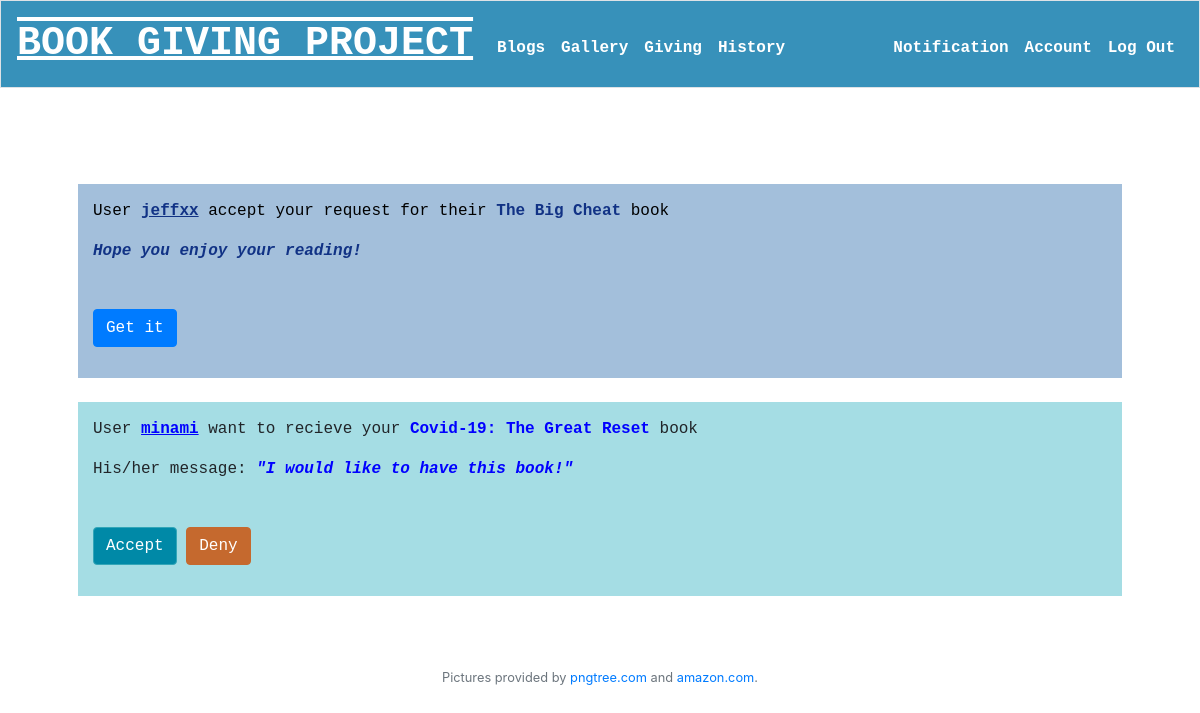
/notification (signed in), run on the app's committed database.
### tables this page shows
CREATE TABLE messages(id INTEGER, book_id INTEGER, bookname TEXT, sender TEXT NOT NULL, reciever TEXT NOT NULL, message TEXT, action TEXT NOT NULL, PRIMARY KEY(id), FOREIGN KEY (book_id) REFERENCES books(id));

### application.py (the view, shortened to what this page needs)
@app.route("/notification", methods=["GET", 'POST'])
@login_required
def notification():
    user_id = session.get("user_id")
    username = db.execute("SELECT username FROM basic WHERE id=?", user_id)[0]['username']
    notifications = db.execute("SELECT * FROM messages WHERE reciever=?", username)
    if request.method == "GET":
        return render_template("notification.html", notifications=notifications)

### application.py (called while the page is built)
@app.after_request
def after_request(response):
    response.headers["Cache-Control"] = "no-cache, no-store, must-revalidate"
    response.headers["Expires"] = 0
    response.headers["Pragma"] = "no-cache"
    return response

### helpers.py (called while the page is built)
def login_required(f):
    @wraps(f)
    def decorated_function(*args, **kwargs):
        if session.get("user_id") is None:
            return redirect("/login")
        return f(*args, **kwargs)
    return decorated_function

### templates/notification.html (shortened to what this page needs)
{% extends "layout.html" %}
{% block main %}
    <br>
    <br>
    {% for notification in notifications %}
        {% if notification['action']=="ask for" %}
            <div class="notification-div">
                <div class="notification-mess">
                    <p>User <span class="notification-data noti-user">{{ notification['sender'] }}</span>
                        want to recieve your <span class="notification-data noti-book">{{ notification['bookname'] }}</span> book</p>
                    {% if notification['message'] != '' %}
                        <p>His/her message: <span class="notification-data noti-mess">"{{ notification['message'] }}"</span></p>
                    {% endif %}
                </div>
                <div class="notification-mess">
                    <form class="form-group" action="/notification" method="post">
                        <button style="background-color: #0089a7; border-color: #33a6b8" type="submit" class="btn btn-primary" name="accept" value="{{ notification['id'] }}">Accept</button>
                        <button style="background-color: #c5692e; border-color: #c5692e" type="submit" class="btn btn-primary" name="deny" value="{{ notification['id'] }}">Deny</button>
                    </form>
                </div>
            </div>
        {% else %}
            <div class="notification-res">
                <div class="notification-mess noti-res">
                    <p>User <span class="notification-data-res noti-user">{{ notification['sender'] }}</span>
                        accept your request for their
                        <span class="notification-data-res noti-book">{{ notification['bookname'] }} </span>book</p>
                    <p class="notification-data-res noti-mess">Hope you enjoy your reading! </p>
                </div>
                <div class="notification-mess noti-res">
                    <form class="form-group" action="/notification" method="post">
                        <button type="submit" class="btn btn-primary" name="getit" value="{{ notification['id'] }}">Get it</button>
                    </form>
                </div>
            </div>
        {% endif %}
        <br>
    {% endfor %}
{% endblock %}

### static/layout.css (style rules this page uses)
.notification-div { background-color: #a5dde4; }
.notification-res { background-color: #a3bfdb; }
.notification-mess { text-align: left; padding: 15px; }
.noti-res { color:#000; }
.notification-data { font-weight:bold; color: #0000ff; }
.noti-user { text-decoration: underline; }
.noti-mess { font-style: italic; }
.notification-data-res { font-weight:bold; color: #113285; }

### data on the page
messages: sender "jeffxx", bookname "The Big Cheat", {{ notification['id'] }} 12 (drawn)
messages: sender "minami", bookname "Covid-19: The Great Reset", message "I would like to have this book!", {{ notification['id'] }} 14 (drawn)
